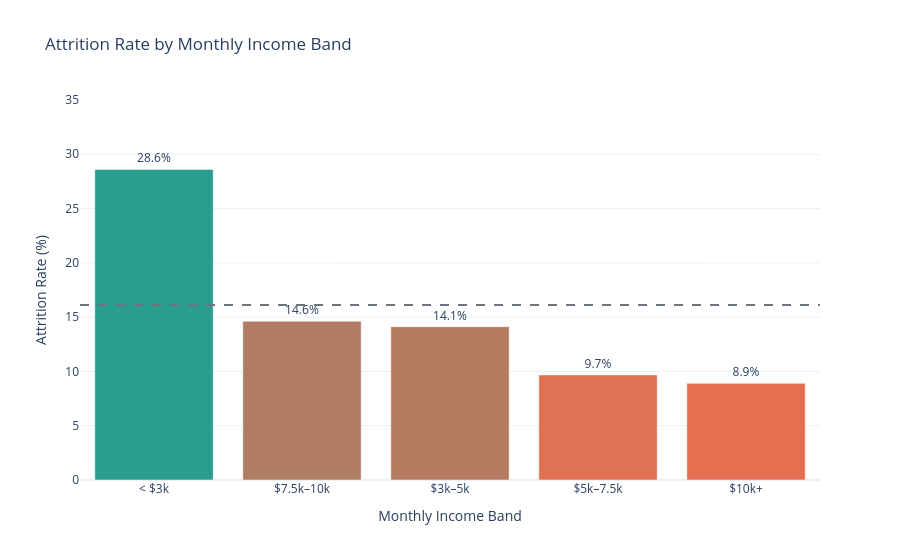

Source (notebook cell):
### Markdown cell above
---

## 7. Attrition by Income

### Business question: *Is compensation a differentiator between employees who stay and those who leave?*

Income is a direct lever HR and finance can adjust — worth examining before building predictive models.

### Code cell
# Income bands for readable aggregation
income_bins = [0, 3000, 5000, 7500, 10000, 20000]
income_labels = ["< $3k", "$3k–5k", "$5k–7.5k", "$7.5k–10k", "$10k+"]
df["IncomeBand"] = pd.cut(
    df["MonthlyIncome"], bins=income_bins, labels=income_labels, right=False
)
income = attrition_summary(df, "IncomeBand")

fig = px.bar(
    income,
    x="IncomeBand",
    y="attrition_rate",
    text="attrition_rate",
    hover_data={"employees": True},
    labels={"attrition_rate": "Attrition Rate (%)", "IncomeBand": "Monthly Income Band"},
    title="Attrition Rate by Monthly Income Band",
    color="attrition_rate",
    color_continuous_scale=["#e76f51", "#2a9d8f"],
    range_color=[income["attrition_rate"].min(), income["attrition_rate"].max()],
)
fig.add_hline(y=overall_rate, line_dash="dash", line_color=OVERALL_RATE_COLOR)
fig.update_traces(texttemplate="%{text:.1f}%", textposition="outside")
fig.update_layout(showlegend=False, coloraxis_showscale=False, yaxis_range=[0, 35])
fig.write_html(FIGURES_DIR / "eda_attrition_by_income.html")
fig.show()

income

### Figure 1 — Plotly figure (JSON) as saved in the notebook; plotly's stock layout.template omitted (floating-point values rounded to 4 significant figures)
{"data": [{"customdata": [[395], [130], [354], [310], [281]], "hovertemplate": "Monthly Income Band=%{x}<br>Attrition Rate (%)=%{marker.color}<br>employees=%{customdata[0]}<extra></extra>", "legendgroup": "", "marker": {"color": [28.61, 14.62, 14.12, 9.68, 8.9], "coloraxis": "coloraxis", "pattern": {"shape": ""}}, "name": "", "orientation": "v", "showlegend": false, "text": [28.61, 14.62, 14.12, 9.68, 8.9], "textposition": "outside", "texttemplate": "%{text:.1f}%", "type": "bar", "x": ["< $3k", "$7.5k–10k", "$3k–5k", "$5k–7.5k", "$10k+"], "xaxis": "x", "y": [28.61, 14.62, 14.12, 9.68, 8.9], "yaxis": "y"}], "layout": {"barmode": "relative", "coloraxis": {"autocolorscale": false, "cmax": 28.61, "cmin": 8.9, "colorbar": {"title": {"text": "Attrition Rate (%)"}}, "colorscale": [[0.0, "#e76f51"], [1.0, "#2a9d8f"]], "showscale": false}, "legend": {"tracegroupgap": 0}, "shapes": [{"line": {"color": "#6c757d", "dash": "dash"}, "type": "line", "x0": 0, "x1": 1, "xref": "x domain", "y0": 16.12, "y1": 16.12, "yref": "y"}], "showlegend": false, "title": {"text": "Attrition Rate by Monthly Income Band"}, "xaxis": {"anchor": "y", "domain": [0.0, 1.0], "title": {"text": "Monthly Income Band"}}, "yaxis": {"anchor": "x", "domain": [0.0, 1.0], "range": [0, 35], "title": {"text": "Attrition Rate (%)"}}}}
